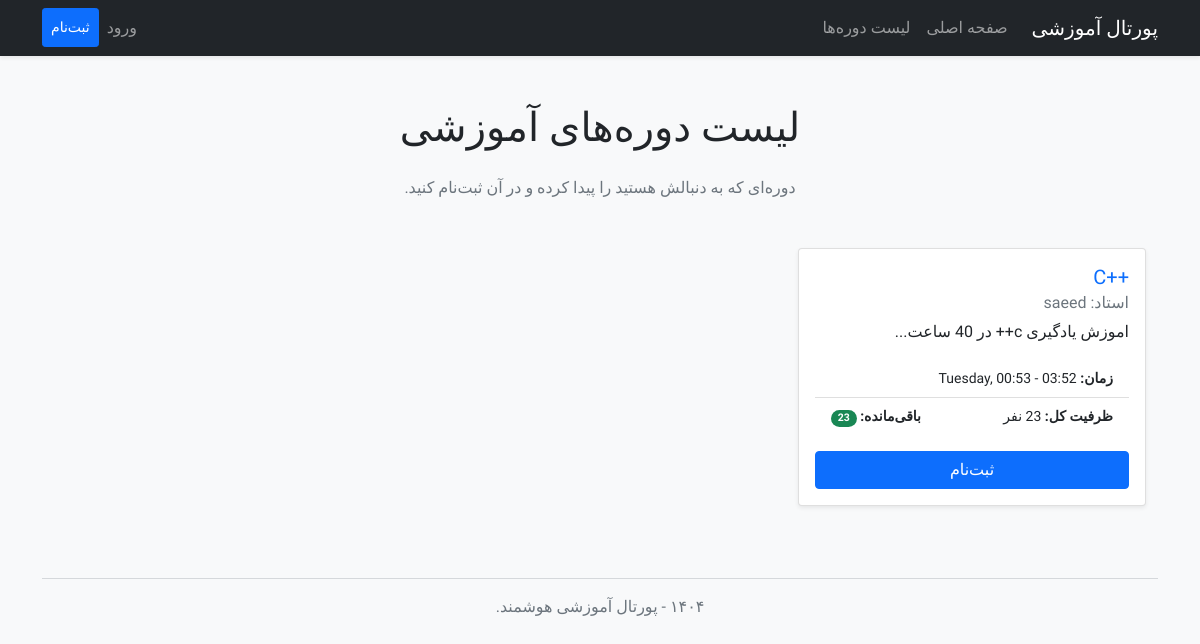
The app's page /courses, older data.
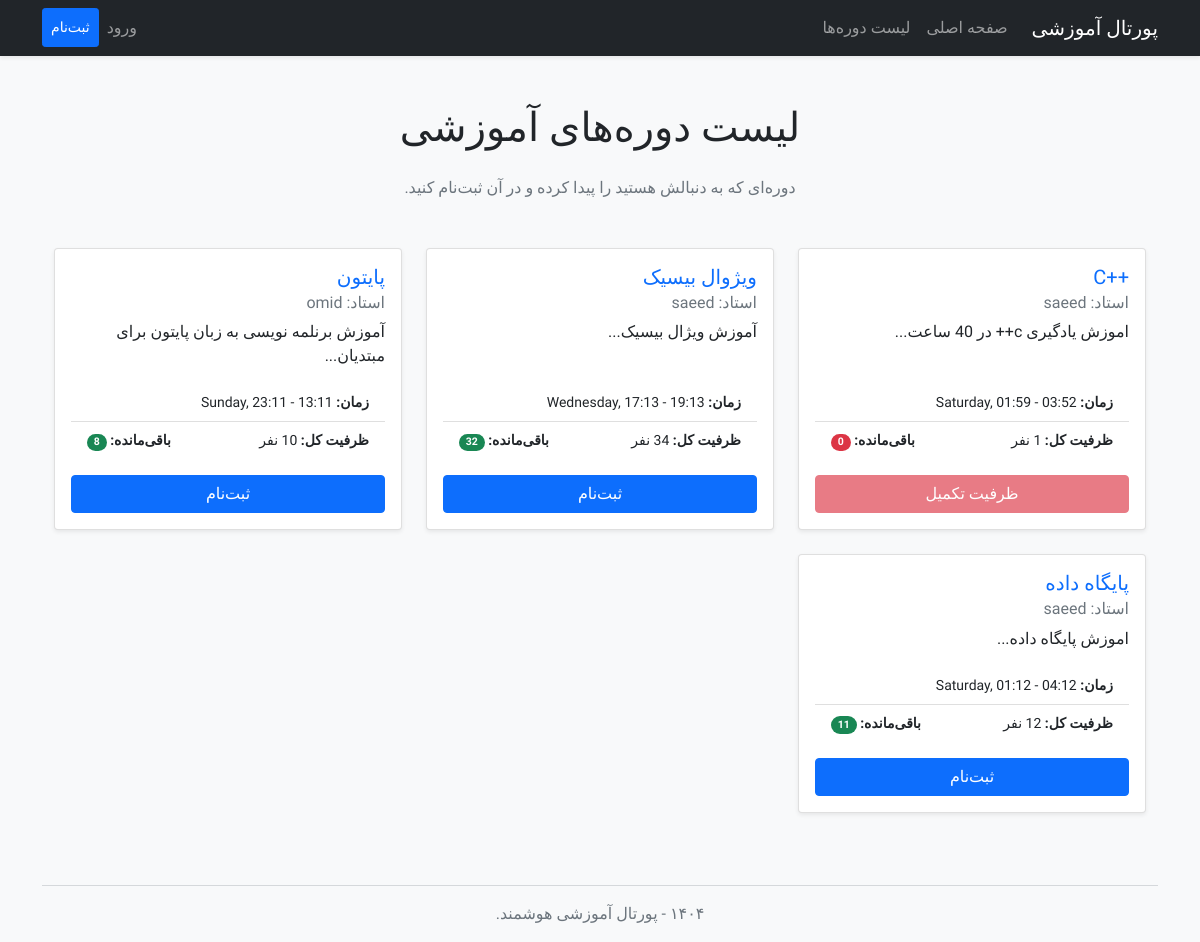
The same page, newer data.
### app/models.py (models this page shows, shortened)
class Course(db.Model):
    id = db.Column(db.Integer, primary_key=True)
    title = db.Column(db.String(140), nullable=False)
    description = db.Column(db.Text)
    day_of_week = db.Column(db.String(20), nullable=False)
    start_time = db.Column(db.Time, nullable=False)
    end_time = db.Column(db.Time, nullable=False)
    capacity = db.Column(db.Integer, default=20)
    instructor_id = db.Column(db.Integer, db.ForeignKey('user.id'))
    enrollments = db.relationship('Enrollment', backref='course', lazy='dynamic', foreign_keys='Enrollment.course_id')

class User(UserMixin, db.Model):
    id = db.Column(db.Integer, primary_key=True)
    username = db.Column(db.String(64), index=True, unique=True, nullable=False)
    email = db.Column(db.String(120), index=True, unique=True, nullable=False)
    password_hash = db.Column(db.String(128))
    role = db.Column(db.String(20), nullable=False, default='student') # نقش‌ها: student, instructor, admin
    enrollments = db.relationship('Enrollment', backref='student', lazy='dynamic', foreign_keys='Enrollment.user_id')
    taught_courses = db.relationship('Course', backref='instructor', lazy='dynamic', foreign_keys='Course.instructor_id')

### app/routes.py (the view)
@app.route('/courses')
def courses():
    all_courses = Course.query.options(db.joinedload(Course.instructor)).order_by(Course.title).all()
    enrollment_counts = {
        enrollment.course_id: enrollment.count
        for enrollment in db.session.query(
            Enrollment.course_id, db.func.count(Enrollment.course_id).label('count')
        ).group_by(Enrollment.course_id).all()
    }
    student_enrollments_ids = []
    if current_user.is_authenticated and current_user.role == 'student':
        student_enrollments_ids = [
            e.course_id for e in Enrollment.query.filter_by(user_id=current_user.id).all()
        ]
    return render_template(
        'courses.html',
        title='Courses',
        courses=all_courses,
        enrollment_counts=enrollment_counts,
        student_enrollments_ids=student_enrollments_ids
    )

### app/templates/courses.html
{% extends "base.html" %}
{% block content %}
<div class="container py-4">
    <h1 class="mb-4 text-center">لیست دوره‌های آموزشی</h1>
    <p class="text-center text-muted mb-5">دوره‌ای که به دنبالش هستید را پیدا کرده و در آن ثبت‌نام کنید.</p>
    <div class="row row-cols-1 row-cols-md-2 row-cols-lg-3 g-4">
        {% for course in courses %}
        {% set enrolled_count = enrollment_counts.get(course.id, 0) %}
        {% set remaining_capacity = course.capacity - enrolled_count %}
        <div class="col">
            <div class="card h-100 shadow-sm card-hover">
                <div class="card-body d-flex flex-column">
                    <h5 class="card-title">
                        <a href="{{ url_for('course_detail', course_id=course.id) }}" class="text-decoration-none stretched-link">
                            {{ course.title }}
                        </a>
                    </h5>
                    <h6 class="card-subtitle mb-2 text-muted">استاد: {{ course.instructor.username }}</h6>
                    <p class="card-text flex-grow-1">{{ course.description[:80] }}...</p>
                    <ul class="list-group list-group-flush mb-3">
                        <li class="list-group-item small">
                            <strong>زمان:</strong> {{ course.day_of_week }}, {{ course.start_time.strftime('%H:%M') }} - {{ course.end_time.strftime('%H:%M') }}
                        </li>
                        <li class="list-group-item small d-flex justify-content-between">
                            <span><strong>ظرفیت کل:</strong> {{ course.capacity }} نفر</span>
                            <span><strong>باقی‌مانده:</strong>
                                <span class="badge bg-{% if remaining_capacity > 5 %}success{% elif remaining_capacity > 0 %}warning{% else %}danger{% endif %} rounded-pill">
                                    {{ remaining_capacity }}
                                </span>
                            </span>
                        </li>
                    </ul>
                    <div class="mt-auto">
                        {% if course.id in student_enrollments_ids %}
                            <button type="button" class="btn btn-secondary w-100" disabled>شما ثبت‌نام کرده‌اید</button>
                        {% elif remaining_capacity > 0 %}
                            <form action="{{ url_for('enroll', course_id=course.id) }}" method="POST">
                                <button type="submit" class="btn btn-primary w-100">ثبت‌نام</button>
                            </form>
                        {% else %}
                            <button type="button" class="btn btn-danger w-100" disabled>ظرفیت تکمیل</button>
                        {% endif %}
                    </div>
                </div>
            </div>
        </div>
        {% else %}
        <div class="col-12">
            <p class="text-center">در حال حاضر هیچ دوره‌ای برای نمایش وجود ندارد.</p>
        </div>
        {% endfor %}
    </div>
</div>
{% endblock %}

### app/templates/base.html (shortened to what this page needs)
<!doctype html>
<html lang="fa" dir="rtl">
<head>
    <link href="https://cdn.jsdelivr.net/npm/bootstrap@5.1.3/dist/css/bootstrap.rtl.min.css" rel="stylesheet">
    <link rel="stylesheet" href="{{ url_for('static', filename='css/style.css') }}">
</head>
<body class="bg-light">
    <nav class="navbar navbar-expand-lg navbar-dark bg-dark shadow-sm">
        <div class="container">
            <a class="navbar-brand" href="{{ url_for('home') }}">پورتال آموزشی</a>
            <div class="collapse navbar-collapse" id="navbarNav">
                <ul class="navbar-nav me-auto mb-2 mb-lg-0">
                    <li class="nav-item">
                        <a class="nav-link" href="{{ url_for('home') }}">صفحه اصلی</a>
                    </li>
                    <li class="nav-item">
                        <a class="nav-link" href="{{ url_for('courses') }}">لیست دوره‌ها</a>
                    </li>
                </ul>
                <ul class="navbar-nav ms-auto">
                    {% if current_user.is_anonymous %}
                    <li class="nav-item">
                        <a class="nav-link" href="{{ url_for('login') }}">ورود</a>
                    </li>
                    <li class="nav-item">
                        <a class="nav-link btn btn-primary btn-sm text-white" href="{{ url_for('register') }}">ثبت‌نام</a>
                    </li>
                    {% endif %}
                </ul>
            </div>
        </div>
    </nav>
    <main class="container mt-4">
        {% block content %}{% endblock %}
    </main>
    <footer class="container text-center mt-5 mb-3 text-muted">
        <hr>
        <p> ۱۴۰۴ - پورتال آموزشی هوشمند.</p>
    </footer>
</body>
</html>

### app/static/css/style.css (style rules this page uses)
body { font-family: 'Vazirmatn', sans-serif; font-weight: 400; }

Row changes from the older to the newer data that the page shows:
changed Course "اموزش یادگیری c++ در 40 ساعت": day_of_week "Tuesday" → "Saturday"; start_time "00:53" → "01:59"; capacity "23" → "0"; text "ثبت‌نام" → "ظرفیت تکمیل"
added Course: title "ویژوال بیسیک", instructor.username "saeed", description "آموزش ویژال بیسیک", day_of_week "Wednesday", start_time "17:13", end_time "19:13", remaining_capacity "32"
added Course: title "پایتون", instructor.username "omid", description "آموزش برنلمه نویسی به زبان پایتون برای مبتدیان", day_of_week "Sunday", start_time "23:11", end_time "13:11", remaining_capacity "8"
added Course: title "پایگاه داده", instructor.username "saeed", description "اموزش پایگاه داده", day_of_week "Saturday", start_time "01:12", end_time "04:12", remaining_capacity "11"
